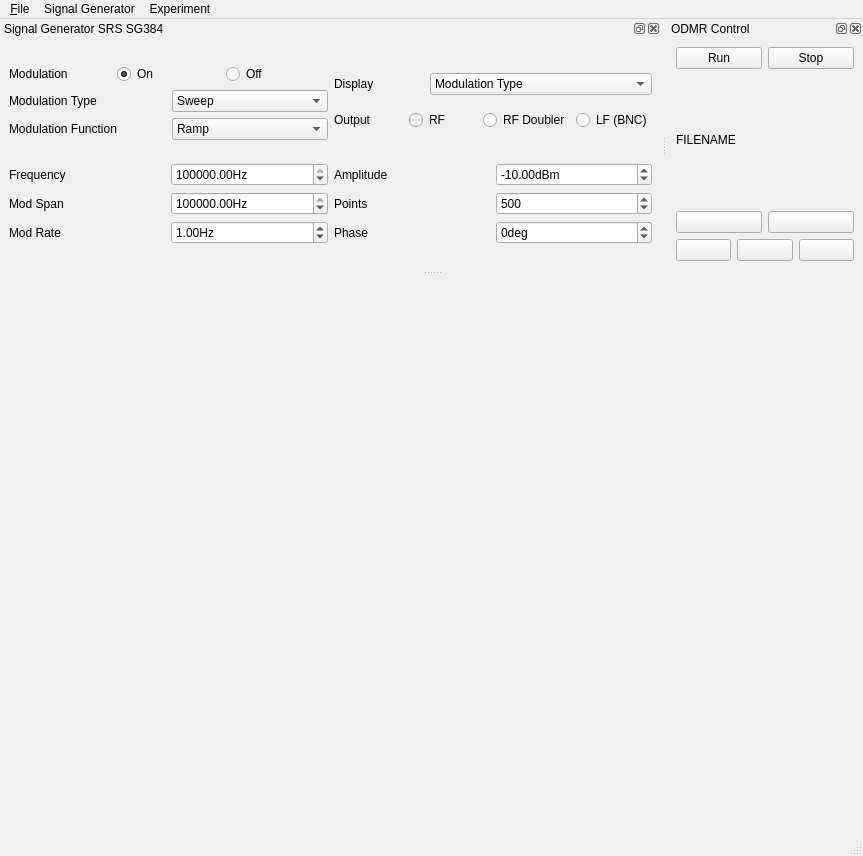
<?xml version="1.0" encoding="UTF-8"?>
<ui version="4.0">
 <class>MainWindow</class>
 <widget class="QMainWindow" name="MainWindow">
  <property name="geometry">
   <rect>
    <x>0</x>
    <y>0</y>
    <width>863</width>
    <height>856</height>
   </rect>
  </property>
  <property name="windowTitle">
   <string>ODMR</string>
  </property>
  <widget class="QWidget" name="centralwidget">
   <layout class="QVBoxLayout" name="verticalLayout_5">
    <item>
     <layout class="QVBoxLayout" name="odmr_plots_layout">
      <item>
       <layout class="QVBoxLayout" name="odmr_scans_layout">
        <item>
         <widget class="PlotWidget" name="odmr_scans_plot" native="true"/>
        </item>
       </layout>
      </item>
      <item>
       <layout class="QVBoxLayout" name="odmr_plot_layout">
        <item>
         <widget class="PlotWidget" name="odmr_plot" native="true"/>
        </item>
       </layout>
      </item>
     </layout>
    </item>
   </layout>
  </widget>
  <widget class="QMenuBar" name="menubar">
   <property name="geometry">
    <rect>
     <x>0</x>
     <y>0</y>
     <width>863</width>
     <height>21</height>
    </rect>
   </property>
   <widget class="QMenu" name="menuFile">
    <property name="title">
     <string>&amp;File</string>
    </property>
    <addaction name="save_action"/>
    <addaction name="load_action"/>
    <addaction name="save_as_action"/>
    <addaction name="separator"/>
    <addaction name="quit_action"/>
   </widget>
   <widget class="QMenu" name="signal_generator_menu">
    <property name="title">
     <string>Signal Generator</string>
    </property>
    <addaction name="connection_action"/>
    <addaction name="full_settings_action"/>
   </widget>
   <widget class="QMenu" name="experiment_menu">
    <property name="title">
     <string>Experiment</string>
    </property>
    <addaction name="run_action"/>
    <addaction name="actionStop"/>
   </widget>
   <addaction name="menuFile"/>
   <addaction name="signal_generator_menu"/>
   <addaction name="experiment_menu"/>
  </widget>
  <widget class="QStatusBar" name="statusbar"/>
  <widget class="QDockWidget" name="signal_generator_dockwidget">
   <property name="minimumSize">
    <size>
     <width>622</width>
     <height>251</height>
    </size>
   </property>
   <property name="features">
    <set>QDockWidget::AllDockWidgetFeatures</set>
   </property>
   <property name="windowTitle">
    <string>Signal Generator SRS SG384</string>
   </property>
   <attribute name="dockWidgetArea">
    <number>4</number>
   </attribute>
   <widget class="QWidget" name="signal_generator_widget">
    <layout class="QVBoxLayout" name="verticalLayout_9" stretch="4,0">
     <item>
      <layout class="QHBoxLayout" name="status_control_layout">
       <item>
        <layout class="QVBoxLayout" name="modulation_layout">
         <item>
          <layout class="QHBoxLayout" name="modulation_status_layout">
           <item>
            <widget class="QLabel" name="modulation_label">
             <property name="text">
              <string>Modulation</string>
             </property>
            </widget>
           </item>
           <item>
            <widget class="QRadioButton" name="modulation_on_radiobutton">
             <property name="text">
              <string>On</string>
             </property>
             <property name="checked">
              <bool>true</bool>
             </property>
            </widget>
           </item>
           <item>
            <widget class="QRadioButton" name="modulation_off_radiobutton">
             <property name="text">
              <string>Off</string>
             </property>
            </widget>
           </item>
          </layout>
         </item>
         <item>
          <layout class="QHBoxLayout" name="modulation_type_layout">
           <item>
            <widget class="QLabel" name="modulation_type_label">
             <property name="text">
              <string>Modulation Type</string>
             </property>
            </widget>
           </item>
           <item>
            <widget class="QComboBox" name="modulation_type_combobox">
             <property name="currentIndex">
              <number>3</number>
             </property>
             <item>
              <property name="text">
               <string>AM</string>
              </property>
             </item>
             <item>
              <property name="text">
               <string>FM</string>
              </property>
             </item>
             <item>
              <property name="text">
               <string>PhaseM</string>
              </property>
             </item>
             <item>
              <property name="text">
               <string>Sweep</string>
              </property>
             </item>
             <item>
              <property name="text">
               <string>Pulse</string>
              </property>
             </item>
             <item>
              <property name="text">
               <string>I/O</string>
              </property>
             </item>
            </widget>
           </item>
          </layout>
         </item>
         <item>
          <layout class="QHBoxLayout" name="modulation_function_layout">
           <item>
            <widget class="QLabel" name="modulation_function_label">
             <property name="text">
              <string>Modulation Function</string>
             </property>
            </widget>
           </item>
           <item>
            <widget class="QComboBox" name="modulation_function_combobox">
             <property name="currentIndex">
              <number>1</number>
             </property>
             <item>
              <property name="text">
               <string>Sine</string>
              </property>
             </item>
             <item>
              <property name="text">
               <string>Ramp</string>
              </property>
             </item>
             <item>
              <property name="text">
               <string>Triangle</string>
              </property>
             </item>
             <item>
              <property name="text">
               <string>Square</string>
              </property>
             </item>
             <item>
              <property name="text">
               <string>Noise</string>
              </property>
             </item>
             <item>
              <property name="text">
               <string>External</string>
              </property>
             </item>
            </widget>
           </item>
          </layout>
         </item>
        </layout>
       </item>
       <item>
        <layout class="QVBoxLayout" name="sg_display_layout">
         <item>
          <layout class="QHBoxLayout" name="display_layout">
           <item>
            <widget class="QLabel" name="display_label">
             <property name="text">
              <string>Display</string>
             </property>
            </widget>
           </item>
           <item>
            <widget class="QComboBox" name="display_combobox">
             <item>
              <property name="text">
               <string>Modulation Type</string>
              </property>
             </item>
             <item>
              <property name="text">
               <string>Modulation Function</string>
              </property>
             </item>
             <item>
              <property name="text">
               <string>Frequency</string>
              </property>
             </item>
             <item>
              <property name="text">
               <string>Phase</string>
              </property>
             </item>
             <item>
              <property name="text">
               <string>Modulation Rate or Period</string>
              </property>
             </item>
             <item>
              <property name="text">
               <string>Modulation Deviation or Duty Cycle</string>
              </property>
             </item>
             <item>
              <property name="text">
               <string>RF Type-N Amplitude</string>
              </property>
             </item>
             <item>
              <property name="text">
               <string>BNC Amplitude</string>
              </property>
             </item>
             <item>
              <property name="text">
               <string>RF Doubler Amplitude</string>
              </property>
             </item>
             <item>
              <property name="text">
               <string>Clock Amplitude</string>
              </property>
             </item>
             <item>
              <property name="text">
               <string>BNC Offset</string>
              </property>
             </item>
             <item>
              <property name="text">
               <string>Rear DC Offset</string>
              </property>
             </item>
             <item>
              <property name="text">
               <string>Clock Offset</string>
              </property>
             </item>
            </widget>
           </item>
          </layout>
         </item>
         <item>
          <layout class="QHBoxLayout" name="output_layout">
           <item>
            <widget class="QLabel" name="output_label">
             <property name="text">
              <string>Output</string>
             </property>
            </widget>
           </item>
           <item>
            <widget class="QRadioButton" name="rf_radiobutton">
             <property name="text">
              <string>RF</string>
             </property>
             <property name="autoExclusive">
              <bool>false</bool>
             </property>
            </widget>
           </item>
           <item>
            <widget class="QRadioButton" name="rf_doubler_radiobutton">
             <property name="text">
              <string>RF Doubler</string>
             </property>
             <property name="autoExclusive">
              <bool>false</bool>
             </property>
            </widget>
           </item>
           <item>
            <widget class="QRadioButton" name="lf_radiobutton">
             <property name="text">
              <string>LF (BNC)</string>
             </property>
             <property name="autoExclusive">
              <bool>false</bool>
             </property>
            </widget>
           </item>
          </layout>
         </item>
        </layout>
       </item>
      </layout>
     </item>
     <item>
      <layout class="QGridLayout" name="parameters_layout" rowstretch="0,0,0" columnstretch="1,1,1,1">
       <item row="1" column="2">
        <widget class="QLabel" name="step_label">
         <property name="text">
          <string>Points</string>
         </property>
        </widget>
       </item>
       <item row="0" column="2">
        <widget class="QLabel" name="ampl_label">
         <property name="text">
          <string>Amplitude</string>
         </property>
        </widget>
       </item>
       <item row="0" column="0">
        <widget class="QLabel" name="freq_label">
         <property name="text">
          <string>Frequency</string>
         </property>
        </widget>
       </item>
       <item row="1" column="1">
        <widget class="ScienDSpinBox" name="mod_span_spinbox">
         <property name="maximumSize">
          <size>
           <width>200</width>
           <height>16777215</height>
          </size>
         </property>
         <property name="suffix">
          <string>Hz</string>
         </property>
         <property name="maximum">
          <double>10000000000.000000000000000</double>
         </property>
         <property name="singleStep">
          <double>0.100000000000000</double>
         </property>
         <property name="value">
          <double>900000000.000000000000000</double>
         </property>
        </widget>
       </item>
       <item row="0" column="3">
        <widget class="ScienDSpinBox" name="ampl_spinbox">
         <property name="maximumSize">
          <size>
           <width>200</width>
           <height>16777215</height>
          </size>
         </property>
         <property name="suffix">
          <string>dBm</string>
         </property>
         <property name="minimum">
          <double>-100.000000000000000</double>
         </property>
         <property name="maximum">
          <double>100000000.000000000000000</double>
         </property>
         <property name="singleStep">
          <double>0.100000000000000</double>
         </property>
         <property name="value">
          <double>-10.000000000000000</double>
         </property>
        </widget>
       </item>
       <item row="1" column="3">
        <widget class="QSpinBox" name="number_points_spinbox">
         <property name="maximumSize">
          <size>
           <width>200</width>
           <height>16777215</height>
          </size>
         </property>
         <property name="minimum">
          <number>1</number>
         </property>
         <property name="maximum">
          <number>1000000000</number>
         </property>
         <property name="value">
          <number>500</number>
         </property>
        </widget>
       </item>
       <item row="1" column="0">
        <widget class="QLabel" name="mod_span_label">
         <property name="text">
          <string>Mod Span</string>
         </property>
        </widget>
       </item>
       <item row="2" column="0">
        <widget class="QLabel" name="mod_rate_label">
         <property name="text">
          <string>Mod Rate</string>
         </property>
        </widget>
       </item>
       <item row="2" column="2">
        <widget class="QLabel" name="phase_label">
         <property name="text">
          <string>Phase</string>
         </property>
        </widget>
       </item>
       <item row="2" column="1">
        <widget class="ScienDSpinBox" name="mod_rate_spinbox">
         <property name="maximumSize">
          <size>
           <width>200</width>
           <height>16777215</height>
          </size>
         </property>
         <property name="suffix">
          <string>Hz</string>
         </property>
         <property name="maximum">
          <double>1000000000000000000.000000000000000</double>
         </property>
         <property name="value">
          <double>1.000000000000000</double>
         </property>
        </widget>
       </item>
       <item row="2" column="3">
        <widget class="ScienSpinBox" name="phase_spinbox">
         <property name="maximumSize">
          <size>
           <width>200</width>
           <height>16777215</height>
          </size>
         </property>
         <property name="suffix">
          <string>deg</string>
         </property>
         <property name="minimum">
          <number>-360</number>
         </property>
         <property name="maximum">
          <number>360</number>
         </property>
        </widget>
       </item>
       <item row="0" column="1">
        <widget class="ScienDSpinBox" name="freq_spinbox">
         <property name="maximumSize">
          <size>
           <width>200</width>
           <height>16777215</height>
          </size>
         </property>
         <property name="suffix">
          <string>Hz</string>
         </property>
         <property name="maximum">
          <double>999999999999999945575230987042816.000000000000000</double>
         </property>
         <property name="value">
          <double>2870000000.000000000000000</double>
         </property>
        </widget>
       </item>
      </layout>
     </item>
    </layout>
   </widget>
  </widget>
  <widget class="QDockWidget" name="control_dockwidget">
   <property name="windowTitle">
    <string>ODMR Control</string>
   </property>
   <attribute name="dockWidgetArea">
    <number>4</number>
   </attribute>
   <widget class="QWidget" name="control_widget">
    <layout class="QVBoxLayout" name="verticalLayout_7" stretch="1,3">
     <item>
      <layout class="QHBoxLayout" name="control_layout">
       <item>
        <widget class="QPushButton" name="start_button">
         <property name="text">
          <string>Run</string>
         </property>
        </widget>
       </item>
       <item>
        <widget class="QPushButton" name="stop_button">
         <property name="styleSheet">
          <string notr="true"/>
         </property>
         <property name="text">
          <string>Stop</string>
         </property>
        </widget>
       </item>
      </layout>
     </item>
     <item>
      <layout class="QVBoxLayout" name="file_layout" stretch="1,1,1">
       <item>
        <widget class="QLabel" name="filename_label">
         <property name="text">
          <string>FILENAME</string>
         </property>
        </widget>
       </item>
       <item>
        <layout class="QHBoxLayout" name="save_layout" stretch="1,1">
         <item>
          <widget class="QPushButton" name="save_button">
           <property name="text">
            <string/>
           </property>
           <property name="icon">
            <iconset resource="../../../../artwork/qudi_icons.qrc">
             <normaloff>:/icons/icons/save.png</normaloff>:/icons/icons/save.png</iconset>
           </property>
          </widget>
         </item>
         <item>
          <widget class="QPushButton" name="delete_button">
           <property name="text">
            <string/>
           </property>
           <property name="icon">
            <iconset resource="../../../../artwork/qudi_icons.qrc">
             <normaloff>:/icons/icons/delete.png</normaloff>:/icons/icons/delete.png</iconset>
           </property>
          </widget>
         </item>
        </layout>
       </item>
       <item>
        <layout class="QHBoxLayout" name="load_layout" stretch="1,1,1">
         <item>
          <widget class="QPushButton" name="load_button">
           <property name="maximumSize">
            <size>
             <width>60</width>
             <height>16777215</height>
            </size>
           </property>
           <property name="text">
            <string/>
           </property>
           <property name="icon">
            <iconset resource="../../../../artwork/qudi_icons.qrc">
             <normaloff>:/icons/icons/load.png</normaloff>:/icons/icons/load.png</iconset>
           </property>
          </widget>
         </item>
         <item>
          <widget class="QPushButton" name="previous_button">
           <property name="maximumSize">
            <size>
             <width>60</width>
             <height>16777215</height>
            </size>
           </property>
           <property name="text">
            <string/>
           </property>
           <property name="icon">
            <iconset resource="../../../../artwork/qudi_icons.qrc">
             <normaloff>:/icons/icons/previous.png</normaloff>:/icons/icons/previous.png</iconset>
           </property>
          </widget>
         </item>
         <item>
          <widget class="QPushButton" name="next_button">
           <property name="maximumSize">
            <size>
             <width>60</width>
             <height>16777215</height>
            </size>
           </property>
           <property name="text">
            <string/>
           </property>
           <property name="icon">
            <iconset resource="../../../../artwork/qudi_icons.qrc">
             <normaloff>:/icons/icons/next.png</normaloff>:/icons/icons/next.png</iconset>
           </property>
          </widget>
         </item>
        </layout>
       </item>
      </layout>
     </item>
    </layout>
   </widget>
  </widget>
  <action name="save_action">
   <property name="text">
    <string>&amp;Save</string>
   </property>
   <property name="shortcut">
    <string>Ctrl+S</string>
   </property>
  </action>
  <action name="load_action">
   <property name="text">
    <string>&amp;Load</string>
   </property>
   <property name="shortcut">
    <string>Ctrl+L</string>
   </property>
  </action>
  <action name="save_as_action">
   <property name="text">
    <string>Save as</string>
   </property>
  </action>
  <action name="quit_action">
   <property name="text">
    <string>&amp;Quit</string>
   </property>
   <property name="shortcut">
    <string>Ctrl+Q</string>
   </property>
  </action>
  <action name="connection_action">
   <property name="text">
    <string>Connect</string>
   </property>
  </action>
  <action name="full_settings_action">
   <property name="text">
    <string>Full settings</string>
   </property>
  </action>
  <action name="run_action">
   <property name="text">
    <string>Run</string>
   </property>
  </action>
  <action name="actionStop">
   <property name="text">
    <string>Stop</string>
   </property>
  </action>
 </widget>
 <customwidgets>
  <customwidget>
   <class>PlotWidget</class>
   <extends>QWidget</extends>
   <header>pyqtgraph</header>
   <container>1</container>
  </customwidget>
  <customwidget>
   <class>ScienDSpinBox</class>
   <extends>QDoubleSpinBox</extends>
   <header>qudi.util.widgets.scientific_spinbox</header>
  </customwidget>
  <customwidget>
   <class>ScienSpinBox</class>
   <extends>QSpinBox</extends>
   <header>qudi.util.widgets.scientific_spinbox</header>
  </customwidget>
 </customwidgets>
 <resources>
  <include location="../../../../artwork/qudi_icons.qrc"/>
 </resources>
 <connections/>
</ui>
